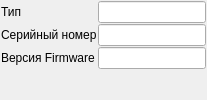
     <widget class="QWidget" name="widget_5" native="true">
      <property name="minimumSize">
       <size>
        <width>67</width>
        <height>67</height>
       </size>
      </property>
      <layout class="QFormLayout" name="formLayout_2">
       <property name="fieldGrowthPolicy">
        <enum>QFormLayout::AllNonFixedFieldsGrow</enum>
       </property>
       <property name="horizontalSpacing">
        <number>1</number>
       </property>
       <property name="verticalSpacing">
        <number>1</number>
       </property>
       <property name="leftMargin">
        <number>1</number>
       </property>
       <property name="topMargin">
        <number>1</number>
       </property>
       <property name="rightMargin">
        <number>1</number>
       </property>
       <property name="bottomMargin">
        <number>1</number>
       </property>
       <item row="0" column="0">
        <widget class="QLabel" name="label_5">
         <property name="text">
          <string>Тип</string>
         </property>
        </widget>
       </item>
       <item row="0" column="1">
        <widget class="QLineEdit" name="leModuleType">
         <property name="sizePolicy">
          <sizepolicy hsizetype="Preferred" vsizetype="Fixed">
           <horstretch>0</horstretch>
           <verstretch>0</verstretch>
          </sizepolicy>
         </property>
         <property name="readOnly">
          <bool>true</bool>
         </property>
        </widget>
       </item>
       <item row="1" column="0">
        <widget class="QLabel" name="label_3">
         <property name="text">
          <string>Серийный номер</string>
         </property>
        </widget>
       </item>
       <item row="1" column="1">
        <widget class="QLineEdit" name="leSerialNumber">
         <property name="sizePolicy">
          <sizepolicy hsizetype="Preferred" vsizetype="Fixed">
           <horstretch>0</horstretch>
           <verstretch>0</verstretch>
          </sizepolicy>
         </property>
         <property name="readOnly">
          <bool>true</bool>
         </property>
        </widget>
       </item>
       <item row="2" column="0">
        <widget class="QLabel" name="label_6">
         <property name="text">
          <string>Версия Firmware</string>
         </property>
        </widget>
       </item>
       <item row="2" column="1">
        <widget class="QLineEdit" name="leFirmwareVersion">
         <property name="sizePolicy">
          <sizepolicy hsizetype="Preferred" vsizetype="Fixed">
           <horstretch>0</horstretch>
           <verstretch>0</verstretch>
          </sizepolicy>
         </property>
         <property name="readOnly">
          <bool>true</bool>
         </property>
        </widget>
       </item>
      </layout>
     </widget>
